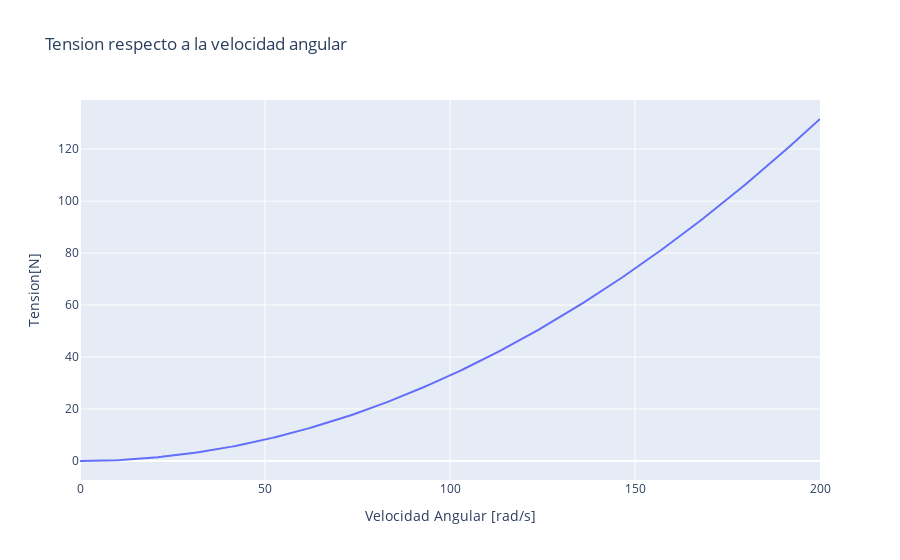

Write notebook code for a chart like this one.
### Markdown cell above
# $Resolución:$

![DCL](imagen1.png)

Para el calculo de la tension inicial se tiene:
>Sumatoria de fuerzas: $$\Sigma F e_{r}=m*a\vec{e_{r}}$$<br>Sabemos que $a_{r}=\ddot{r}-r\dot{\theta}^2$ <br> $$-N-Fe=m(\ddot{r}-r\dot{\theta}^2)$$ <br> Sabemos $\dot{r}=\ddot{r}=0$ y ademas no hay contacto entre la zapatas y la carcasa hasta cuando $\dot{\theta}=200 [rev/min]$ por lo que no existe la fuerza normal, entonces: $$-Fe=m(-r\dot{\theta}^2)$$ $$Fe=mr\dot{\theta}^2$$<bt> Es decir la tension que genera los resortes cuando $0\leq\dot{\theta}<200[rpm]$ es:$$T=mr\dot{\theta}^2$$ <bt> Reemplazando los datos del ejercicio se tiene que: $$T=(1[kg])*(0.3[m])*({{20\pi}/3[rad/s]}^2)$$<bt>$$T=131.59\hspace{2mm}[N]$$

### Code cell
#datos
m=1 #[kg]
onerad=0.3 #[m]
tworad=0.4 #[m]
#analisis
angularvelocity=np.arange(0,201,1)
tension=m*onerad*((angularvelocity*((np.pi)/30))**2)
#plot
fig=px.line(x=angularvelocity,y=tension,labels={'x':'Velocidad Angular [rad/s]','y':'Tension[N]'},title="Tension respecto a la velocidad angular")
fig.show()

### Figure 1 — Plotly figure (JSON) as saved in the notebook; plotly's stock layout.template omitted (floating-point values rounded to 4 significant figures; data arrays with more than 128 entries replaced by an {"elided": "..."} marker saying what was removed)
{"data": [{"hovertemplate": "Velocidad Angular [rad/s]=%{x}<br>Tension[N]=%{y}<extra></extra>", "legendgroup": "", "line": {"color": "#636efa", "dash": "solid"}, "mode": "lines", "name": "", "orientation": "v", "showlegend": false, "type": "scatter", "x": {"elided": "201 int values"}, "xaxis": "x", "y": {"elided": "201 float values"}, "yaxis": "y"}], "layout": {"autosize": true, "legend": {"tracegroupgap": 0}, "title": {"text": "Tension respecto a la velocidad angular"}, "xaxis": {"anchor": "y", "autorange": true, "domain": [0, 1], "range": [0, 200], "title": {"text": "Velocidad Angular [rad/s]"}, "type": "linear"}, "yaxis": {"anchor": "x", "autorange": true, "domain": [0, 1], "range": [-7.311, 138.9], "title": {"text": "Tension[N]"}, "type": "linear"}}}
